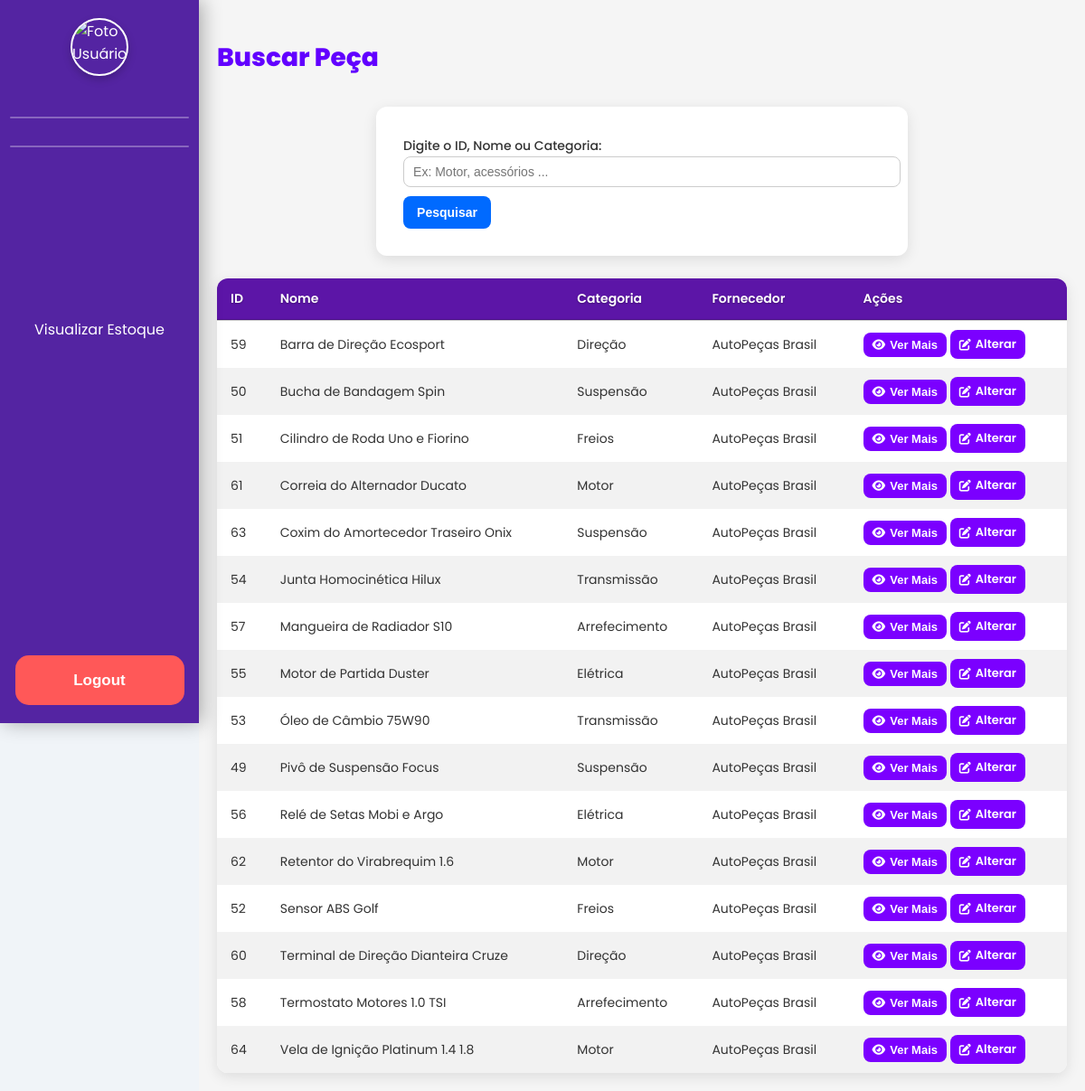
The page /Site_Senna/buscar_peca.php on the database its author committed.
### tables this page shows
CREATE TABLE IF NOT EXISTS `peca` (
  `id_peca` int NOT NULL AUTO_INCREMENT,
  `categoria` varchar(80) DEFAULT NULL,
  `nome` varchar(191) NOT NULL,
  `marca` varchar(80) DEFAULT NULL,
   montadora varchar(80) default null,
  `descricao` varchar(191) NOT NULL,
  `qtde_estoque` int NOT NULL,
  `lote` varchar(20) DEFAULT NULL,
  `valor` decimal(10,2) NOT NULL,
  `id_fornecedor` int NOT NULL,
  `imagem_capa` longblob,
  `imagem1` longblob,
  `imagem2` longblob,
  `imagem3` longblob,
  `imagem4` longblob,
  `peso` decimal(10,2) DEFAULT NULL,
  `altura` decimal(10,2) DEFAULT NULL,
  `largura` decimal(10,2) DEFAULT NULL,
  `comprimento` decimal(10,2) DEFAULT NULL,
  PRIMARY KEY (`id_peca`),
  KEY `id_fornecedor` (`id_fornecedor`)
);

CREATE TABLE IF NOT EXISTS `fornecedor` (
  `id_fornecedor` int NOT NULL AUTO_INCREMENT,
  `nome` varchar(150) NOT NULL,
  `telefone` varchar(15) DEFAULT NULL,
  `email` varchar(191) DEFAULT NULL,
  `cnpj` varchar(18) DEFAULT NULL,
  `insc_estadual` varchar(15) DEFAULT NULL,
  `endereco` varchar(191) DEFAULT NULL,
  PRIMARY KEY (`id_fornecedor`),
  UNIQUE KEY `cnpj` (`cnpj`)
);

### Site_Senna/buscar_peca.php (the view, shortened to what this page needs)
<?php
require_once 'includes/conexao.php';
if ($_SERVER["REQUEST_METHOD"] === "POST" && !empty($_POST['busca'])) {
    $busca = trim($_POST['busca']);
    if (is_numeric($busca)) {
        $sql = "SELECT p.*, f.nome AS nome_fornecedor
                FROM peca p
                INNER JOIN fornecedor f ON p.id_fornecedor = f.id_fornecedor
                WHERE p.id_peca = :busca
                ORDER BY p.nome ASC";
        $stmt = $pdo->prepare($sql);
        $stmt->bindParam(':busca', $busca, PDO::PARAM_INT);
    } else {
        $sql = "SELECT p.*, f.nome AS nome_fornecedor
                FROM peca p
                INNER JOIN fornecedor f ON p.id_fornecedor = f.id_fornecedor
                WHERE p.nome LIKE :busca_nome OR p.categoria LIKE :busca_nome
                ORDER BY p.nome ASC";
        $stmt = $pdo->prepare($sql);
        $stmt->bindValue(':busca_nome', "$busca%", PDO::PARAM_STR);
    }
} else {
    $sql = "SELECT p.*, f.nome AS nome_fornecedor
            FROM peca p
            INNER JOIN fornecedor f ON p.id_fornecedor = f.id_fornecedor
            ORDER BY p.nome ASC";
    $stmt = $pdo->prepare($sql);
}
$stmt->execute();
$pecas = $stmt->fetchAll();
?>
<!DOCTYPE html>
<html lang="pt-BR">
<head>
<link rel="stylesheet" href="css/modal.css">
<link rel="stylesheet" href="css/main_css.css">
<link rel="stylesheet" href="https://cdnjs.cloudflare.com/ajax/libs/font-awesome/6.4.0/css/all.min.css">
</head>
<body>
<?php include_once 'includes/sidebar.php'; ?>
<div class="container">
    <div class="conteudo">
        <div class="formulario-coluna cliente-coluna">
                    <div class="titulo">
            <h2>Buscar Peça</h2>
        </div>
        <form action="buscar_peca.php" method="POST">
            <label for="busca">Digite o ID, Nome ou Categoria:</label>
            <input type="text" id="busca" name="busca" placeholder="Ex: Motor, acessórios ...">
            <button type="submit" class="botao">Pesquisar</button>
        </form>
        </div>
<br>
        <div class="formulario-coluna tabela">
            <?php if (!empty($pecas)): ?>
                <div class="tabela-container">
                    <table class="listar-tabela">
                        <thead>
                            <tr>
                                <th>ID</th>
                                <th>Nome</th>
                                <th>Categoria</th>
                                <th>Fornecedor</th>
                                <th>Ações</th>
                            </tr>
                        </thead>
                        <tbody>
                            <?php foreach ($pecas as $p): ?>
                                <tr>
                                    <td><?= htmlspecialchars($p['id_peca']) ?></td>
                                    <td><?= htmlspecialchars($p['nome']) ?></td>
                                    <td><?= htmlspecialchars($p['categoria']) ?></td>
                                    <td><?= htmlspecialchars($p['nome_fornecedor']) ?></td>
                                    <td>
                                        <div class="acoes">
                                            <button class="ver-mais-btn"
                                                data-id="<?= htmlspecialchars($p['id_peca']) ?>"
                                                data-nome="<?= htmlspecialchars($p['nome']) ?>"
                                                data-categoria="<?= htmlspecialchars($p['categoria']) ?>"
                                                data-descricao="<?= htmlspecialchars($p['descricao']) ?>"
                                                data-estoque="<?= htmlspecialchars($p['qtde_estoque']) ?>"
                                                data-lote="<?= htmlspecialchars($p['lote']) ?>"
                                                data-valor="<?= number_format($p['valor'], 2, ',', '.') ?>"
                                                data-fornecedor="<?= htmlspecialchars($p['nome_fornecedor']) ?>">
                                                <i class="fa-solid fa-eye"></i> Ver Mais
                                            </button>
                                            <?php if ($_SESSION['id_perfil'] != 3): ?>
                                                <a href="alterar_peca.php?busca=<?= htmlspecialchars($p['id_peca']) ?>">
                                                    <i class="fa-solid fa-pen-to-square"></i> Alterar
                                                </a>
                                            <?php endif; ?>
                                        </div>
                                    </td>
                                </tr>
                            <?php endforeach; ?>
                        </tbody>
                    </table>
                </div>
            <?php else: ?>
                <p>Nenhuma peça encontrada.</p>
            <?php endif; ?>
        </div>
</body>
</html>

### Site_Senna/css/main_css.css (style rules this page uses)
:root { --cor-padrao:#5424A2; --cor-padrao-hover:#6e21ea; --cor-fonte:#ffffff; --cor-fonte-p:#555555; --cor-btn:#264653; --cor-btn-hover:rgb(98, 0, 255); --cor-btn-fonte:#ffffff; --cor-fonte-corpo:#333333; --cor-fonte-corpo-leve:#777777; --cor-bg:#f0f4f8; }
body, html { margin: 0; padding: 0; font-family: 'Poppins', sans-serif; background-color: var(--cor-bg); }
.container { margin-left: 220px; padding: 20px; font-family: 'Poppins', sans-serif; background-color: #f5f5f5; min-height: 100vh; transition: margin-left 0.3s ease; }
form { background-color: #ffffff; padding: 30px; border-radius: 12px; box-shadow: 0 4px 15px rgba(0,0,0,0.1); margin: 0 auto; max-width: 750px; }
.formulario-coluna { flex: 1; min-width: 250px; display: flex; flex-direction: column; gap: 10px; }
label { font-size: 14px; font-weight: 500; color: #333; }
input[type="text"], input[type="email"], input[type="password"], input[type="number"], input[type="date"], select { padding: 8px 10px; border: 1px solid #ccc; border-radius: 8px; font-size: 14px; width: 100%; transition: 0.2s; }
button.botao, .botoes button { background-color: #006aff; color: #fff; border: none; padding: 10px 15px; border-radius: 8px; font-size: 14px; font-weight: 600; cursor: pointer; transition: 0.2s; margin-top: 10px; }
table { width: 100%; border-collapse: collapse; background-color: #fff; border-radius: 12px; overflow: hidden; box-shadow: 0 4px 15px rgba(0,0,0,0.1); }
th, td { padding: 10px 15px; text-align: left; font-size: 14px; color: #333; }
th { background-color: #1B4D3E; color: #fff; font-weight: 600; }
tr:nth-child(even) { background-color: #f2f2f2; }
.ver-mais-btn, table a { background-color: #7b00ff; color: var(--cor-fonte); border: none; border-radius: 8px; padding: 6px 10px; font-size: 13px; font-weight: 600; cursor: pointer; transition: all 0.3s ease; display: inline-flex; align-items: center; gap: 5px; text-decoration: none; }
.ver-mais-btn i, table a i { transition: transform 0.3s ease, color 0.3s ease; }
.tabela th { background-color: #5c15a7; color: #ffffff; font-weight: 600; text-shadow: 0 1px 2px rgba(0,0,0,0.3); padding: 12px 15px; text-align: left; border-bottom: 2px solid rgba(0,0,0,0.1); }
h2 { color: #6200ff; font-size: 28px; font-weight: 800; }

### rows shown on the page
peca: id_peca "59", nome "Barra de Direção Ecosport", categoria "Direção", id_fornecedor.nome "AutoPeças Brasil"
peca: id_peca "50", nome "Bucha de Bandagem Spin", categoria "Suspensão", id_fornecedor.nome "AutoPeças Brasil"
peca: id_peca "51", nome "Cilindro de Roda Uno e Fiorino", categoria "Freios", id_fornecedor.nome "AutoPeças Brasil"
peca: id_peca "61", nome "Correia do Alternador Ducato", categoria "Motor", id_fornecedor.nome "AutoPeças Brasil"
peca: id_peca "63", nome "Coxim do Amortecedor Traseiro Onix", categoria "Suspensão", id_fornecedor.nome "AutoPeças Brasil"
peca: id_peca "54", nome "Junta Homocinética Hilux", categoria "Transmissão", id_fornecedor.nome "AutoPeças Brasil"
peca: id_peca "57", nome "Mangueira de Radiador S10", categoria "Arrefecimento", id_fornecedor.nome "AutoPeças Brasil"
peca: id_peca "55", nome "Motor de Partida Duster", categoria "Elétrica", id_fornecedor.nome "AutoPeças Brasil"
peca: id_peca "53", nome "Óleo de Câmbio 75W90", categoria "Transmissão", id_fornecedor.nome "AutoPeças Brasil"
peca: id_peca "49", nome "Pivô de Suspensão Focus", categoria "Suspensão", id_fornecedor.nome "AutoPeças Brasil"
peca: id_peca "56", nome "Relé de Setas Mobi e Argo", categoria "Elétrica", id_fornecedor.nome "AutoPeças Brasil"
peca: id_peca "62", nome "Retentor do Virabrequim 1.6", categoria "Motor", id_fornecedor.nome "AutoPeças Brasil"
peca: id_peca "52", nome "Sensor ABS Golf", categoria "Freios", id_fornecedor.nome "AutoPeças Brasil"
peca: id_peca "60", nome "Terminal de Direção Dianteira Cruze", categoria "Direção", id_fornecedor.nome "AutoPeças Brasil"
peca: id_peca "58", nome "Termostato Motores 1.0 TSI", categoria "Arrefecimento", id_fornecedor.nome "AutoPeças Brasil"
peca: id_peca "64", nome "Vela de Ignição Platinum 1.4 1.8", categoria "Motor", id_fornecedor.nome "AutoPeças Brasil"
